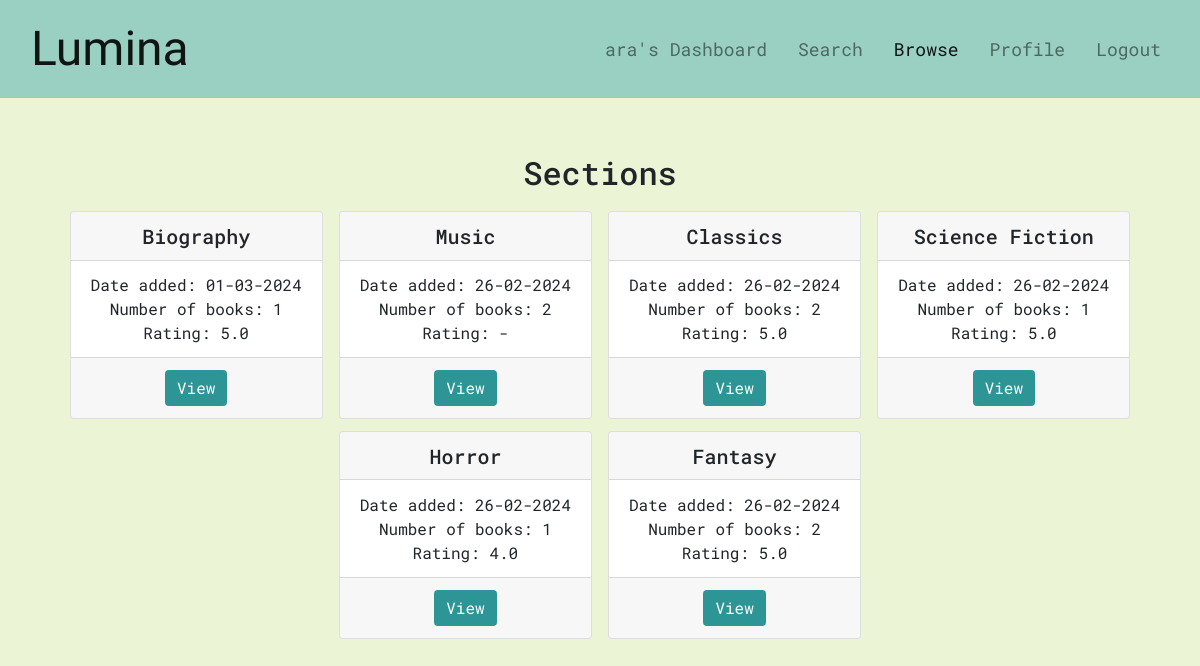
Screenshot of /browse (signed in) with the database file from the repository.
### application/models.py (models this page shows)
class Section(db.Model):
    __tablename__ = 'section'
    id = db.Column(db.Integer, primary_key=True)
    title = db.Column(db.String(255), nullable=False)
    date_created = db.Column(db.Date, default=db.func.current_date())
    description = db.Column(db.Text)
    avg_rating = db.Column(db.Float)
    books = db.relationship('Book', secondary=sections_books)

### application/controllers.py (the view)
@app.route("/browse")
def browse():
    if "user" in session:
        sections = db.session.query(Section).order_by(Section.id.desc()).all()
        return render_template('browse.html', title='Browse', user=session['user'], role=session['user_role'], sections=sections)
    else:
        return redirect("/")

### application/controllers.py (called while the page is built, shortened)
@app.before_request
def auto_return():
    book_requests = BookRequest.query.filter_by(issued=True).all()
    if book_requests is None:
        return
    return

### templates/browse.html
{% extends "body.html" %}
{% block body %}
<div class="container mb-4">
    {% if sections%}
    <div class="mb-2">
        <h2 class="text-center" id="pagetitle">Sections</h2>
    </div>
    <div class="row justify-content-center mb-4">
        {% for section in sections %}
        {% set book_count = section.books|length %}
        <div class="card mx-2 section-card">
            <div>
                <div class="card-header text-center">
                    <h5 class="card-title">{{section.title}}</h5>
                </div>
            </div>
            <div class="card-body text-center">
                <p class="card-text">Date added: {{ section.date_created.strftime('%d-%m-%Y') }}</p>
                <p class="card-text">Number of books: {{book_count}}</p>
                {% if section.avg_rating == None%}
                <p class="card-text">Rating: -</p>
                {% else %}
                <p class="card-text">Rating: {{section.avg_rating}}</p>
                {% endif %}
            </div>
            <div class="card-footer d-flex justify-content-around">
                <a href="/section/{{section.id}}" class="btn btn-custom">View</a>
            </div>
        </div>
        {% endfor %}
    </div>
    {% endif %}
</div>
{% endblock %}

### static/styles.css (style rules this page uses)
.section-card { max-width: 20rem; margin-top: 1%; height: auto; }
.card-header { height: 80%; }
.card-body { padding-top: 0.5rem; margin: 0; }
.card-body p { line-height: 0.5rem; }
.card-footer { height: 75%; padding: auto; }
body { font-family: "Roboto Mono", monospace; background-color: #ecf4d6; }
.btn-custom { background-color: #2d9596; border: #2d9596; font-family: "Roboto Mono", monospace; color: white; align-self: center; }
#pagetitle { text-align: center; font-family: "Roboto Mono", monospace; margin-top: 5%; }
a { color: #265073; }

### rows the page displays
Section: title "Biography", date_created "01-03-2024", book_count "1", avg_rating "5.0"
Section: title "Music", date_created "26-02-2024", book_count "2", shows "Rating: -"
Section: title "Classics", date_created "26-02-2024", book_count "2", avg_rating "5.0"
Section: title "Science Fiction", date_created "26-02-2024", book_count "1", avg_rating "5.0"
Section: title "Horror", date_created "26-02-2024", book_count "1", avg_rating "4.0"
Section: title "Fantasy", date_created "26-02-2024", book_count "2", avg_rating "5.0"

### other values shown
{{ user }} "ara"
